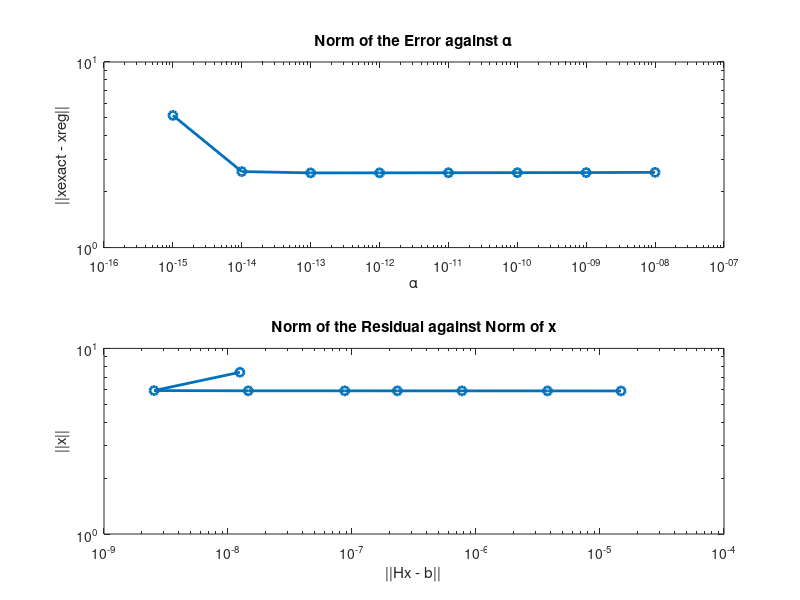

Source code (MATLAB): (Note: this script raises an error after producing the figure.)
clear all;
close all;
clc;

% at least 10 different alpha for regularized Xreg

% plot norm of error ||Xexact - Xreg||_2 against alpha

% plot ||Hx - b||_2 against ||x||_2 for differents alpha

% regularizedHilbert.m

% Initialize random number generator to its startup configuration
rng('default');

% Value of n
n = 100;

% Generate Hilbert matrix H
H = zeros(n, n);
for row = 1:n
    for col = 1:n
        H(row, col) = 1 / (row + col - 1);
    end
end

% Generate xexact using rand(n, 1)
xexact = rand(n, 1);

% Generate b = H * xexact
b = H * xexact;

% Values of alpha -5, 2,10; -10, 1,10
alpha_values = logspace(-15, -8,8); % Using logarithmic scale for alpha

% Initialize vectors to store results
errors_norm = zeros(1, length(alpha_values));
residual_norms = zeros(1, length(alpha_values));

% Loop through different values of alpha
for i = 1:length(alpha_values)
    alpha = alpha_values(i);
    
    % Solve the regularized system Hx = b with alpha
    xreg = (H' * H + alpha * eye(n)) \ (H' * b);
    
    % Calculate the norm of the error
    errors_norm(i) = norm(xexact - xreg);
    
    % Calculate the norm of the residual Hx - b
    residual_norms(i) = norm(H * xreg - b);
    array_regs(i) = norm(xreg);
end

% Plotting the results
figure;

% Figure 1: Norm of the error ||xexact - xreg|| against alpha
subplot(2, 1, 1);
loglog(alpha_values, errors_norm, 'o-', 'LineWidth', 2);
title('Norm of the Error against \alpha');
xlabel('\alpha');
ylabel('||xexact - xreg||');

% Figure 2: Norm of the residual ||Hx - b|| against ||x||
subplot(2, 1, 2);
loglog(residual_norms, array_regs, 'o-', 'LineWidth', 2);
title('Norm of the Residual against Norm of x');
xlabel('||Hx - b||');
ylabel('||x||');

% Adjusting the layout
sgtitle('Regularized Hilbert Matrix for n = 100');
